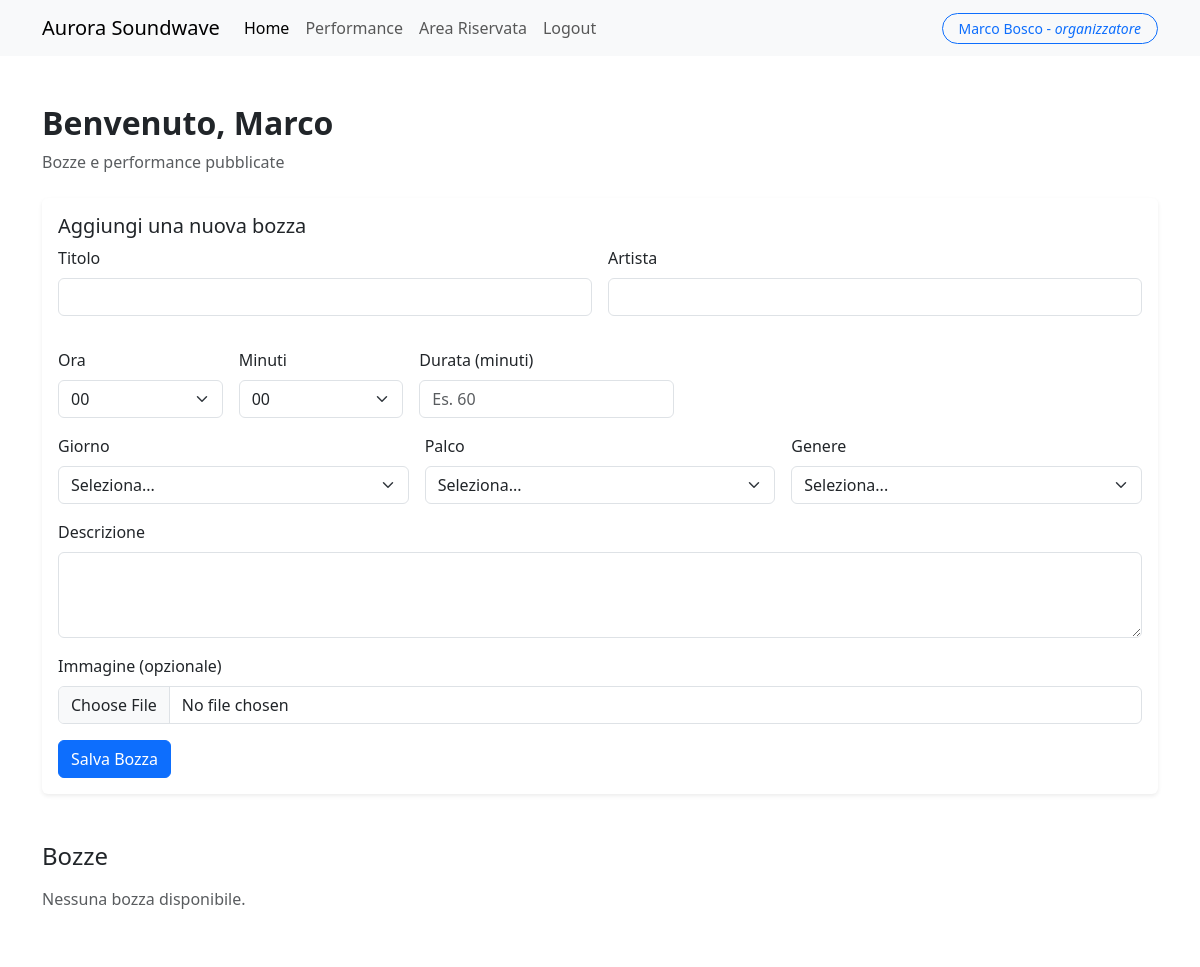
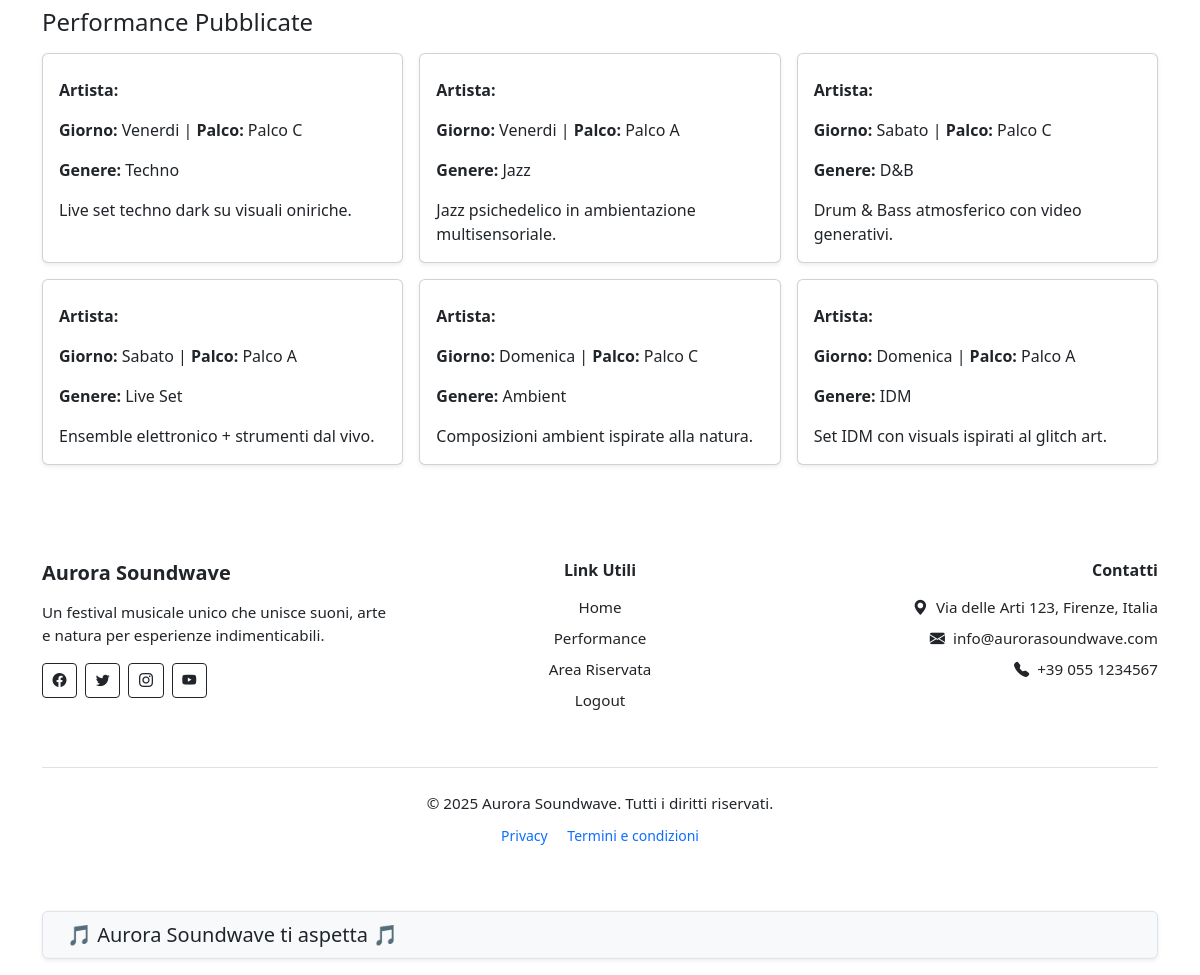
The app's page /reserved (signed in) with its own data (2 pictures, top to bottom).
### tables this page shows
CREATE TABLE utenti(
    id INTEGER PRIMARY KEY AUTOINCREMENT,
    nome TEXT NOT NULL,
    cognome TEXT NOT NULL,
    email TEXT UNIQUE NOT NULL,
    password TEXT NOT NULL,
    ruolo TEXT CHECK(ruolo IN('organizzatore','partecipante')) NOT NULL,
    data_registrazione TIMESTAMP DEFAULT CURRENT_TIMESTAMP
);

CREATE TABLE performances(
    id INTEGER PRIMARY KEY AUTOINCREMENT,
    nome_artista TEXT UNIQUE NOT NULL,
    giorno TEXT CHECK(giorno IN('Venerdi','Sabato','Domenica')) NOT NULL,
    orario TEXT NOT NULL,
    durata INTEGER NOT NULL,
    descrizione TEXT NOT NULL,
    palco TEXT CHECK(palco IN('Palco A','Palco B','Palco C')) NOT NULL,
    genere TEXT NOT NULL,
    immagine TEXT NOT NULL,
    pubblicato INTEGER DEFAULT 0,
    id_organizzatore INTEGER NOT NULL,
    data_inserimento TIMESTAMP DEFAULT CURRENT_TIMESTAMP,
    FOREIGN KEY (id_organizzatore) REFERENCES utenti(id)
);

### routes/private_routes.py (the view)
@private_bp.route("/reserved")
@login_required
def reserved():
    biglietto = biglietti_dao.get_biglietto_by_partecipante(current_user.id)
    bozze = performances_dao.get_bozze_by_organizzatore(current_user.id)
    pubblicate = performances_dao.get_performances_pubblicate_by_organizzatore(current_user.id)
    if current_user.ruolo == "organizzatore":
        return render_template("private/riservata_organizzatori.html", user=current_user, bozze=bozze, pubblicate=pubblicate)
    return render_template("private/riservata_partecipanti.html", user=current_user, biglietto=biglietto)

### dao/biglietti_dao.py (called while the page is built, shortened)
def get_db_connection():
    conn = sqlite3.connect("festival.db")
    conn.row_factory = sqlite3.Row
    return conn

def get_biglietto_by_partecipante(id_partecipante):
    try:
        sql = """
        SELECT b.id, b.id_partecipante, b.tipo, b.data_acquisto, bg.giorno
        FROM biglietti b
        LEFT JOIN biglietti_giorni bg ON b.id = bg.id_biglietto
        WHERE b.id_partecipante = ?
        """
        with get_db_connection() as conn:
            cursor = conn.cursor()
            cursor.execute(sql, (id_partecipante,))
            righe = cursor.fetchall()
            cursor.close()
        if not righe:
            return None
    except sqlite3.Error as e:
        logging.error(f"get_biglietto_by_partecipante: {e}")
        return None

### dao/performances_dao.py (called while the page is built)
def get_db_connection():
    conn = sqlite3.connect("festival.db")
    conn.row_factory = sqlite3.Row
    return conn

def get_performances_pubblicate_by_organizzatore(id_organizzatore):
    try:
        sql = "SELECT * FROM performances WHERE id_organizzatore = ? AND pubblicato = 1"
        with get_db_connection() as conn:
            cursor = conn.cursor()
            cursor.execute(sql, (id_organizzatore,))
            performances = cursor.fetchall()
            cursor.close()
        return performances
    except sqlite3.Error as e:
        logging.error(f"get_performances_pubblicate_by_organizzatore: {e}")
        return []

def get_bozze_by_organizzatore(id_organizzatore):
    try:
        sql = "SELECT * FROM performances WHERE id_organizzatore = ? AND pubblicato = 0"
        with get_db_connection() as conn:
            cursor = conn.cursor()
            cursor.execute(sql, (id_organizzatore,))
            bozze = cursor.fetchall()
            cursor.close()
        return bozze
    except sqlite3.Error as e:
        logging.error(f"get_bozze_by_organizzatore: {e}")
        return []

### dao/utenti_dao.py (called while the page is built)
def get_db_connection():
    conn = sqlite3.connect("festival.db")
    conn.row_factory = sqlite3.Row
    return conn

def get_utente_by_id(id):
    try:
        sql = "SELECT * FROM utenti WHERE id = ?"
        with get_db_connection() as conn:
            cursor = conn.cursor()
            cursor.execute(sql, (id,))
            utente = cursor.fetchone()
            cursor.close()
        return utente
    except sqlite3.Error as e:
        logging.error(f"get_utente_by_id: {e}")
        return None

### templates/private/riservata_organizzatori.html (shortened to what this page needs)
{% extends "base.html" %}  {% block content %}
<section class="container mt-5 mb-4">
  <h2 class="fw-bold">Benvenuto, {{ user.nome }}</h2>
  <p class="text-muted">Bozze e performance pubblicate</p>
</section>
<section class="container mb-5">
  <div class="card shadow-sm border-0">
    <div class="card-body">
      <h5 class="card-title">Aggiungi una nuova bozza</h5>
      <form
        method="POST"
        enctype="multipart/form-data"
        action="{{ url_for('private.aggiungi_bozza') }}"
      >
        <div class="row g-3">
          <div class="col-md-6">
            <label for="titolo" class="form-label">Titolo</label>
            <input type="text" class="form-control" name="titolo" required />
          </div>
          <div class="col-md-6">
            <label for="artista" class="form-label">Artista</label>
            <input type="text" class="form-control" name="artista" required />
          </div>
          <div class="row g-3 align-items-end">
            <div class="col-md-2">
              <label for="ora" class="form-label">Ora</label>
              <select name="ora" id="ora" class="form-select" required>
                {% for h in range(0, 24) %}
                <option value="{{ '%02d' % h }}">{{ '%02d' % h }}</option>
                {% endfor %}
              </select>
            </div>
            <div class="col-md-2">
              <label for="minuti" class="form-label">Minuti</label>
              <select name="minuti" id="minuti" class="form-select" required>
                {% for m in range(0, 60, 5) %}
                <option value="{{ '%02d' % m }}">{{ '%02d' % m }}</option>
                {% endfor %}
              </select>
            </div>
            <div class="col-md-3">
              <label for="durata" class="form-label">Durata (minuti)</label>
              <input
                type="number"
                min="1"
                class="form-control"
                name="durata"
                id="durata"
                placeholder="Es. 60"
                required
              />
            </div>
          </div>
          <div class="col-md-4">
            <label for="giorno" class="form-label">Giorno</label>
            <select class="form-select" name="giorno" required>
              <option value="">Seleziona...</option>
            </select>
          </div>
          <div class="col-md-4">
            <label for="palco" class="form-label">Palco</label>
            <select class="form-select" name="palco" required>
              <option value="">Seleziona...</option>
            </select>
          </div>
          <div class="col-md-4">
            <label for="genere" class="form-label">Genere</label>
            <select class="form-select" name="genere" required>
              <option value="">Seleziona...</option>
            </select>
          </div>
          <div class="col-12">
            <label for="descrizione" class="form-label">Descrizione</label>
            <textarea
              class="form-control"
              name="descrizione"
              rows="3"
            ></textarea>
          </div>
          <div class="col-12">
            <label for="immagine" class="form-label"
              >Immagine (opzionale)</label
            >
            <input
              type="file"
              class="form-control"
              name="immagine"
              accept="image/*"
            />
          </div>
          <div class="col-12">
            <button type="submit" class="btn btn-primary">Salva Bozza</button>
          </div>
        </div>
      </form>
    </div>
  </div>
</section>
<section class="container mb-5">
  <h4 class="mb-3">Bozze</h4>
  <div class="row g-3">
    {% for bozza in bozze %}
    <div class="col-md-6 col-lg-4">
      <div class="card h-100 shadow-sm">
        {% if bozza.immagine %}
        <img
          src="{{ bozza.immagine }}"
          alt="Immagine di {{ bozza.titolo }}"
          class="card-img-top"
          style="object-fit: cover; height: 180px;"
        />
        {% endif %}
        <div class="card-body d-flex flex-column">
          <h5 class="card-title mt-2">{{ bozza.titolo }}</h5>
          <h6 class="card-subtitle mb-2 text-muted">{{ bozza.artista }}</h6>
          <div class="mb-2">
            <span class="badge bg-primary me-1">Giorno: {{ bozza.giorno }}</span>
            <span class="badge bg-secondary me-1">Palco: {{ bozza.palco }}</span>
            <span class="badge bg-info text-dark me-1">Genere: {{ bozza.genere }}</span>
            {% if bozza.orario %}
            <span class="badge bg-warning text-dark me-1">Orario: {{ bozza.orario }}</span>
            {% endif %}
            {% if bozza.durata %}
            <span class="badge bg-success me-1">Durata: {{ bozza.durata }} min</span>
            {% endif %}
          </div>
          {% if bozza.descrizione %}
          <p class="card-text flex-grow-1">{{ bozza.descrizione }}</p>
          {% else %}
          <p class="card-text text-muted fst-italic">Nessuna descrizione.</p>
          {% endif %}
        </div>
        <a href="{{ url_for('private.modifica_bozza', id=bozza.id) }}" class="btn btn-warning btn-sm me-2">Modifica</a>
        <div class="card-footer text-end bg-transparent border-0">
          <form method="POST" action="{{ url_for('private.pubblica_bozza', id=bozza.id) }}">
            <button type="submit" class="btn btn-success btn-sm">Pubblica</button>
          </form>
        </div>
      </div>
    </div>
    {% else %}
    <p class="text-muted">Nessuna bozza disponibile.</p>
    {% endfor %}
  </div>
</section>
<section class="container mb-5">
  <h4 class="mb-3">Performance Pubblicate</h4>
  <div class="row g-3">
    {% for p in pubblicate %}
    <div class="col-md-6 col-lg-4">
      <div class="card h-100 shadow-sm">
        <div class="card-body">
          <p class="card-text"><strong>Artista:</strong> {{ p.artista }}</p>
          <p class="card-text">
            <strong>Giorno:</strong> {{ p.giorno }} | <strong>Palco:</strong> {{
            p.palco }}
          </p>
          <p class="card-text"><strong>Genere:</strong> {{ p.genere }}</p>
          <p class="card-text">{{ p.descrizione }}</p>
        </div>
      </div>
    </div>
    {% else %}
    <p class="text-muted">Nessuna performance pubblicata.</p>
    {% endfor %}
  </div>
</section>
{% endblock %}

### templates/components/navbar.html (shortened to what this page needs)
<nav class="navbar navbar-expand-lg bg-body-tertiary sticky-top">
  <div class="container">
    <a class="navbar-brand" href="{{ url_for('public.home') }}"
      >Aurora Soundwave</a
    >
    <div class="collapse navbar-collapse" id="navbarNav">
      <ul class="navbar-nav me-auto mb-2 mb-lg-0">
        <li class="nav-item">
          <a
            class="nav-link active"
            aria-current="page"
            href="{{ url_for('public.home') }}"
            >Home</a
          >
        </li>
        <li class="nav-item">
          <a class="nav-link" href="{{ url_for('public.performances') }}"
            >Performance</a
          >
        </li>
        <li class="nav-item">
          <a class="nav-link" href="{{ url_for('private.reserved')}}">Area Riservata</a>
        </li>
        {% if current_user.is_authenticated %}
        <li class="nav-item">
          <a class="nav-link" href="{{ url_for('auth.logout') }}">Logout</a>
        </li>
        {% endif %}
      </ul>
      {% if current_user.is_authenticated %}
      <div class="d-flex align-items-center ms-auto">
        <a href="">
          <span class="btn btn-outline-primary btn-sm rounded-pill py-1 px-3">
            {{ current_user.nome }} {{ current_user.cognome }} -
            <em>{{ current_user.ruolo }}</em>
          </span>
        </a>
      </div>
      {% endif %}
    </div>
  </div>
</nav>

### records on screen
utenti: nome "Marco", cognome "Bosco", ruolo "organizzatore"
performances: giorno "Venerdi", palco "Palco C", genere "Techno", descrizione "Live set techno dark su visuali oniriche."
performances: giorno "Venerdi", palco "Palco A", genere "Jazz", descrizione "Jazz psichedelico in ambientazione multisensoriale."
performances: giorno "Sabato", palco "Palco C", genere "D&B", descrizione "Drum & Bass atmosferico con video generativi."
performances: giorno "Sabato", palco "Palco A", genere "Live Set", descrizione "Ensemble elettronico + strumenti dal vivo."
performances: giorno "Domenica", palco "Palco C", genere "Ambient", descrizione "Composizioni ambient ispirate alla natura."
performances: giorno "Domenica", palco "Palco A", genere "IDM", descrizione "Set IDM con visuals ispirati al glitch art."

### other values on screen
form field ora "00"
form field minuti "00"
